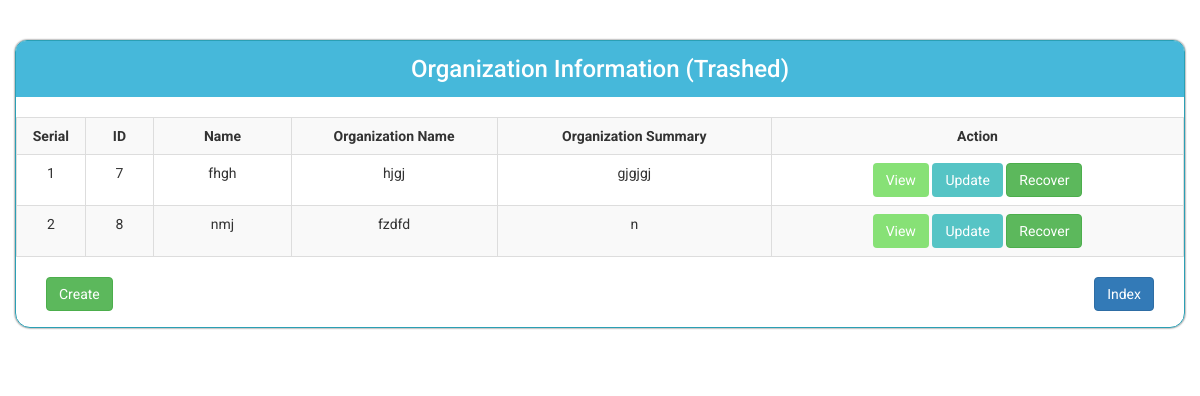
The page /views/SEID167636/Organization/trashed.php on the database its author committed.
### tables this page shows
CREATE TABLE `organization_table` (
  `id` int(11) NOT NULL,
  `name` varchar(100) NOT NULL,
  `organization_name` varchar(100) NOT NULL,
  `organization_summary` text NOT NULL,
  `is_trashed` varchar(255) NOT NULL DEFAULT 'no'
);

### src/SEID167636/Model/Database.php (called while the page is built, shortened)
<?php
class Database
{
    public function __construct()
    {
        try {
            $this->DBH = new PDO("mysql:host=localhost;dbname=rakib_167636_b59_atomic_project", "root", "");
        } catch (PDOException $error) {
            echo $error->getMessage();
        }
    }
}

### src/SEID167636/Organization/Organization.php (called while the page is built, shortened)
<?php
class Organization extends Database
{
    public function trashed()
    {
        $sqlQuery = "SELECT * FROM organization_table WHERE is_trashed != 'no';";
        $STH = $this->DBH->query($sqlQuery);
        $STH->setFetchMode(PDO::FETCH_OBJ);
        $allData = $STH->fetchAll();
        return $allData;
    }
}

### views/SEID167636/Organization/trashed.php (the view, shortened to what this page needs)
<?php
$objOrganization = new \App\Organization\Organization();
$allData = $objOrganization->trashed();
?>
<!doctype html>
<html lang="en">
<head>
    <link rel="stylesheet" href="../../../resources/bootstrap/css/bootstrap.min.css">
    <link rel="stylesheet" href="../../../resources/index_style.css">
</head>
<body>
<div class="container">
    <div class="main">
        <div>
            <h3>Organization Information (Trashed)</h3>
            <br>
        </div>
        <table class="table table-bordered table-striped text-center">
            <tr>
                <th class="text-center">Serial</th>
                <th class="text-center">ID</th>
                <th class="text-center">Name</th>
                <th class="text-center">Organization Name</th>
                <th class="text-center">Organization Summary</th>
                <th class="text-center">Action</th>
            </tr>
            <?php
            $serial = 1;
            foreach ($allData as $record) { ?>
                <tr>
                    <td width="5%%"><?php echo $serial++; ?></td>
                    <td width="5%%"><?php echo $record->id; ?></td>
                    <td width="10%"><?php echo $record->name; ?></td>
                    <td width="15%"><?php echo $record->organization_name; ?></td>
                    <td width="20%"><?php echo $record->organization_summary; ?></td>
                    <td width="30%">
                        <a href="view.php?id=<?php echo $record->id;?>">
                            <button class="btn view">View</button>
                        </a>
                        <a href="edit.php?id=<?php echo $record->id;?>">
                            <button class="btn update">Update</button>
                        </a>
                        <a href="recover.php?id=<?php echo $record->id;?>">
                            <button class="btn btn-success">Recover</button>
                        </a>
                    </td>
                </tr>
            <?php } ?>
        </table>
        <a href="create.php">
            <button class="btn btn-success pull-left create">Create</button>
        </a>
        <a href="index.php">
            <button class="btn btn-primary pull-right index">Index</button>
        </a>
    </div>
</div>
</body>
</html>

### resources/index_style.css (style rules this page uses)
body { font-family: "Roboto", sans-serif; }
.container { width: 1200px; }
.main { margin: 40px auto; border: 1px solid #2a9fb4; padding: 0 0 50px 0; box-shadow: 0 0 2px; border-radius: 12px 12px 15px 15px; }
.create { margin-left: 30px; }
.index { margin-right: 30px; }
.view { background-color: #87e176; color: white; transition-duration: .4s; }
.update { background-color: #56C4C5; color: white; transition-duration: .4s; }
h3 { margin: auto; text-align: center; background-color: #46b8da; padding: 15px 0; border-radius: 10px 10px 0 0; color: white; }
a { text-decoration: none !important; }
.btn-success { transition-duration: .4s; }
.btn-primary { transition-duration: .4s; }

### rows shown on the page
organization_table: id "7", name "fhgh", organization_name "hjgj", organization_summary "gjgjgj"
organization_table: id "8", name "nmj", organization_name "fzdfd", organization_summary "n"
